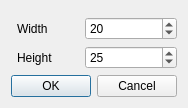
<?xml version="1.0" encoding="UTF-8"?>
<ui version="4.0">
 <class>NewFileDialog</class>
 <widget class="QDialog" name="NewFileDialog">
  <property name="windowModality">
   <enum>Qt::NonModal</enum>
  </property>
  <property name="geometry">
   <rect>
    <x>0</x>
    <y>0</y>
    <width>174</width>
    <height>100</height>
   </rect>
  </property>
  <property name="windowTitle">
   <string>New</string>
  </property>
  <property name="modal">
   <bool>true</bool>
  </property>
  <layout class="QVBoxLayout" name="verticalLayout">
   <property name="spacing">
    <number>6</number>
   </property>
   <item>
    <layout class="QFormLayout" name="formLayout">
     <property name="horizontalSpacing">
      <number>32</number>
     </property>
     <property name="leftMargin">
      <number>6</number>
     </property>
     <property name="topMargin">
      <number>6</number>
     </property>
     <property name="bottomMargin">
      <number>0</number>
     </property>
     <item row="0" column="0">
      <widget class="QLabel" name="widthLabel">
       <property name="text">
        <string>Width</string>
       </property>
      </widget>
     </item>
     <item row="0" column="1">
      <widget class="QSpinBox" name="widthSpinBox">
       <property name="minimum">
        <number>2</number>
       </property>
       <property name="maximum">
        <number>100</number>
       </property>
       <property name="value">
        <number>20</number>
       </property>
      </widget>
     </item>
     <item row="1" column="0">
      <widget class="QLabel" name="heightLabel">
       <property name="text">
        <string>Height</string>
       </property>
      </widget>
     </item>
     <item row="1" column="1">
      <widget class="QSpinBox" name="heightSpinBox">
       <property name="minimum">
        <number>2</number>
       </property>
       <property name="maximum">
        <number>100</number>
       </property>
       <property name="value">
        <number>25</number>
       </property>
      </widget>
     </item>
    </layout>
   </item>
   <item>
    <widget class="QDialogButtonBox" name="buttonBox">
     <property name="orientation">
      <enum>Qt::Horizontal</enum>
     </property>
     <property name="standardButtons">
      <set>QDialogButtonBox::Cancel|QDialogButtonBox::Ok</set>
     </property>
    </widget>
   </item>
  </layout>
 </widget>
 <resources/>
 <connections>
  <connection>
   <sender>buttonBox</sender>
   <signal>accepted()</signal>
   <receiver>NewFileDialog</receiver>
   <slot>accept()</slot>
   <hints>
    <hint type="sourcelabel">
     <x>248</x>
     <y>254</y>
    </hint>
    <hint type="destinationlabel">
     <x>157</x>
     <y>274</y>
    </hint>
   </hints>
  </connection>
  <connection>
   <sender>buttonBox</sender>
   <signal>rejected()</signal>
   <receiver>NewFileDialog</receiver>
   <slot>reject()</slot>
   <hints>
    <hint type="sourcelabel">
     <x>316</x>
     <y>260</y>
    </hint>
    <hint type="destinationlabel">
     <x>286</x>
     <y>274</y>
    </hint>
   </hints>
  </connection>
 </connections>
</ui>
